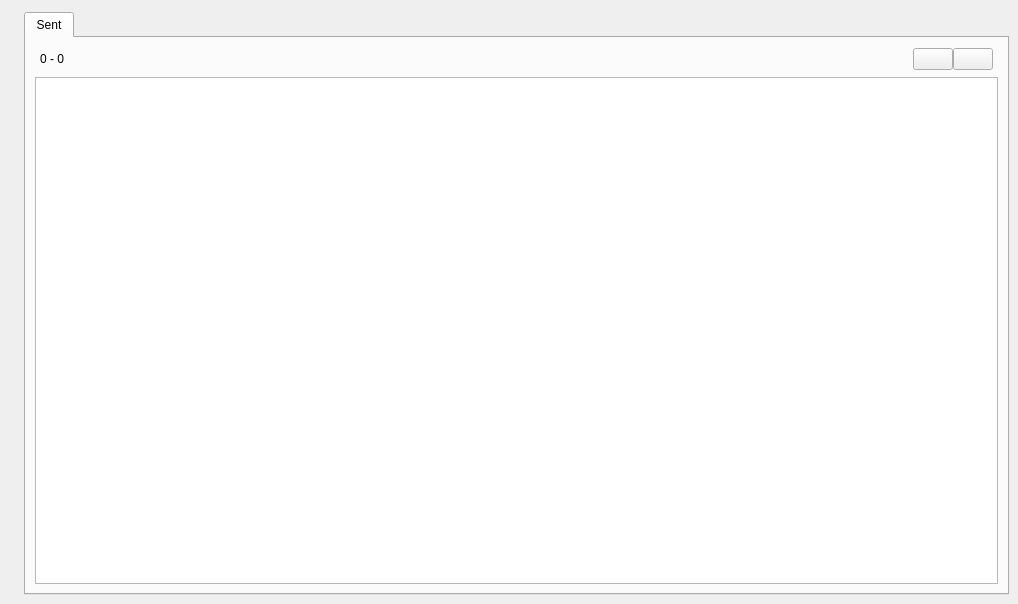
    <widget class="QWidget" name="page_5">
     <widget class="QTabWidget" name="tabWidget_2">
      <property name="geometry">
       <rect>
        <x>24</x>
        <y>12</y>
        <width>985</width>
        <height>583</height>
       </rect>
      </property>
      <property name="currentIndex">
       <number>0</number>
      </property>
      <widget class="QWidget" name="tab_5">
       <attribute name="title">
        <string>Sent</string>
       </attribute>
       <layout class="QVBoxLayout" name="verticalLayout_5">
        <item>
         <widget class="QWidget" name="widget_5" native="true">
          <property name="minimumSize">
           <size>
            <width>0</width>
            <height>0</height>
           </size>
          </property>
          <layout class="QHBoxLayout" name="horizontalLayout_4">
           <property name="spacing">
            <number>0</number>
           </property>
           <property name="leftMargin">
            <number>5</number>
           </property>
           <property name="topMargin">
            <number>1</number>
           </property>
           <property name="rightMargin">
            <number>5</number>
           </property>
           <property name="bottomMargin">
            <number>1</number>
           </property>
           <item>
            <widget class="QLabel" name="sentIndexLabel">
             <property name="text">
              <string>0 - 0</string>
             </property>
            </widget>
           </item>
           <item>
            <spacer name="HorizontalSpacer_5">
             <property name="orientation">
              <enum>Qt::Horizontal</enum>
             </property>
             <property name="sizeHint" stdset="0">
              <size>
               <width>40</width>
               <height>20</height>
              </size>
             </property>
            </spacer>
           </item>
           <item>
            <widget class="QPushButton" name="sentPreviousBtn">
             <property name="maximumSize">
              <size>
               <width>40</width>
               <height>40</height>
              </size>
             </property>
             <property name="cursor">
              <cursorShape>PointingHandCursor</cursorShape>
             </property>
             <property name="styleSheet">
              <string notr="true"/>
             </property>
             <property name="text">
              <string/>
             </property>
             <property name="icon">
              <iconset resource="icons/icons.qrc">
               <normaloff>:/images/previous_button.png</normaloff>:/images/previous_button.png</iconset>
             </property>
             <property name="iconSize">
              <size>
               <width>20</width>
               <height>20</height>
              </size>
             </property>
            </widget>
           </item>
           <item>
            <widget class="QPushButton" name="sentNextBtn">
             <property name="maximumSize">
              <size>
               <width>40</width>
               <height>40</height>
              </size>
             </property>
             <property name="cursor">
              <cursorShape>PointingHandCursor</cursorShape>
             </property>
             <property name="styleSheet">
              <string notr="true"/>
             </property>
             <property name="text">
              <string/>
             </property>
             <property name="icon">
              <iconset resource="icons/icons.qrc">
               <normaloff>:/images/next_button.png</normaloff>:/images/next_button.png</iconset>
             </property>
             <property name="iconSize">
              <size>
               <width>20</width>
               <height>20</height>
              </size>
             </property>
            </widget>
           </item>
          </layout>
         </widget>
        </item>
        <item>
         <widget class="QListView" name="sentListView">
          <property name="sizePolicy">
           <sizepolicy hsizetype="Expanding" vsizetype="Expanding">
            <horstretch>0</horstretch>
            <verstretch>1</verstretch>
           </sizepolicy>
          </property>
         </widget>
        </item>
       </layout>
      </widget>
     </widget>
    </widget>
